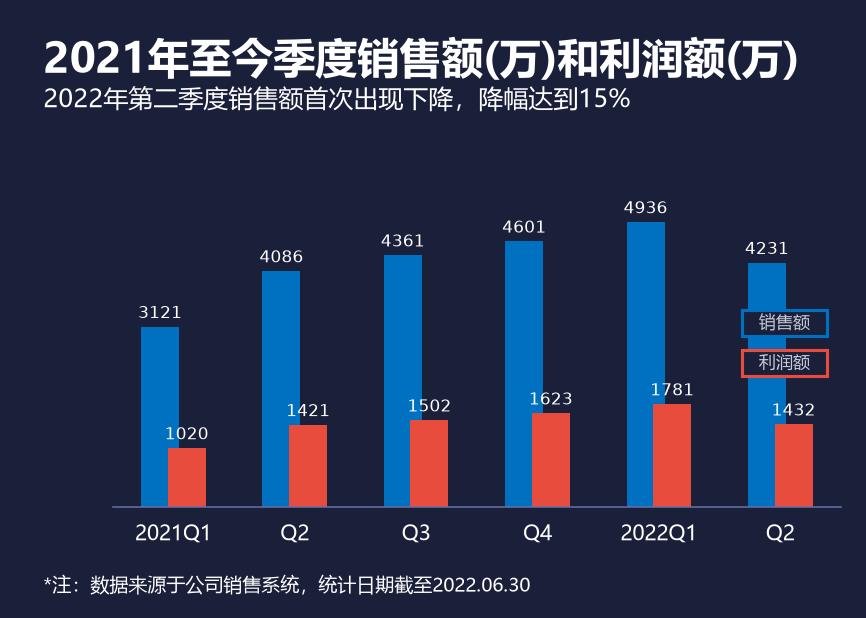

Recreate this plot in Python.
# -*- coding: utf-8 -*-
import matplotlib
matplotlib.use('Agg')
import matplotlib.pyplot as plt
from matplotlib.font_manager import FontProperties
from matplotlib.lines import Line2D
from matplotlib.patches import Patch, Rectangle
import numpy as np

# 字体定义
f_title  = FontProperties(family='Microsoft YaHei', size=20, weight='bold')
f_sub    = FontProperties(family='Microsoft YaHei', size=12, weight='normal')
f_xlabel = FontProperties(family='Microsoft YaHei', size=10)
f_ylabel = FontProperties(family='Calibri', size=10)
f_note   = FontProperties(family='Microsoft YaHei', size=9)
f_legend = FontProperties(family='Microsoft YaHei', size=10)

# 数据
quarters = ['2021Q1', 'Q2', 'Q3', 'Q4', '2022Q1', 'Q2']
sales    = [3121, 4086, 4361, 4601, 4936, 4231]
profit   = [1020, 1421, 1502, 1623, 1781, 1432]

# 尺寸 14.68cm x 10.47cm
fig_w = 14.68 / 2.54
fig_h = 10.47 / 2.54
fig, ax = plt.subplots(figsize=(fig_w, fig_h), dpi=150)

# 颜色
bg_color    = '#1A1F3A'
text_color  = '#FFFFFF'
grid_color  = '#6A71A8'
color_sales  = '#0070C0'   # 销售额 标准蓝
color_profit = '#E74C3C'   # 利润额 红色

fig.patch.set_facecolor(bg_color)
ax.set_facecolor(bg_color)

# 双系列柱状图：组间间隙 219%，同组蓝红重叠一小部分，红色盖住蓝色
bar_w = 1 / (1 + 2.19)          # 柱宽（使相邻同色柱间隙=219%）
offset = 0.35 * bar_w           # 同组蓝红偏移，重叠 30% 柱宽
x_pos = np.arange(len(quarters))

ax.bar(x_pos - offset, sales, width=bar_w, color=color_sales,
       edgecolor='none', zorder=3)
ax.bar(x_pos + offset, profit, width=bar_w, color=color_profit,
       edgecolor='none', zorder=4)

# 柱顶数值标签
for x, s, p in zip(x_pos, sales, profit):
    ax.text(x - offset, s + 80, f'{s}', ha='center', va='bottom',
            fontsize=8, color=text_color, zorder=8)
    ax.text(x + offset, p + 80, f'{p}', ha='center', va='bottom',
            fontsize=8, color=text_color, zorder=8)

# 横轴标签
ax.set_xticks(x_pos)
ax.set_xticklabels(quarters, fontproperties=f_xlabel, color=text_color)

# 纵轴设置
ax.set_ylim(0, 6000)
ax.set_yticks([])
ax.tick_params(axis='y', length=0, pad=6, labelleft=False)
ax.set_xlim(-0.5, len(quarters) - 0.5)

# y=0 实线横线
fig.lines.append(Line2D([0.13, 0.97], [0.18, 0.18],
                        transform=fig.transFigure, linestyle='-',
                        linewidth=0.8, color=grid_color, alpha=0.9, zorder=6))

# 轴线隐藏
ax.spines['top'].set_visible(False)
ax.spines['right'].set_visible(False)
ax.spines['left'].set_visible(False)
ax.spines['bottom'].set_visible(False)
ax.tick_params(axis='x', length=0, pad=8)

# 图例标注框：蓝框标注销售额（上），红框标注利润额（下）
# 位置在 Q2 柱子上方，框左端与 Q2 蓝柱左端对齐
label_color = '#C8CDD8'
f_box = FontProperties(family='Microsoft YaHei', size=8)
q2_idx = 5
box_x_left = q2_idx - offset - bar_w / 2 - 0.049
box_width = 0.70
box_height = 450
red_box_y = 2262
blue_box_y = 2962
ax.add_patch(Rectangle((box_x_left, blue_box_y), box_width, box_height,
                       facecolor=bg_color, edgecolor=color_sales,
                       linewidth=1.5, zorder=10))
ax.text(box_x_left + box_width / 2, blue_box_y + box_height / 2, '销售额',
        ha='center', va='center', fontproperties=f_box,
        color=label_color, zorder=11)
ax.add_patch(Rectangle((box_x_left, red_box_y), box_width, box_height,
                       facecolor=bg_color, edgecolor=color_profit,
                       linewidth=1.5, zorder=10))
ax.text(box_x_left + box_width / 2, red_box_y + box_height / 2, '利润额',
        ha='center', va='center', fontproperties=f_box,
        color=label_color, zorder=11)

# 主标题
fig.text(0.05, 0.94, '2021年至今季度销售额(万)和利润额(万)',
         ha='left', va='top', fontproperties=f_title, color=text_color)
# 副标题
fig.text(0.05, 0.86, '2022年第二季度销售额首次出现下降，降幅达到15%',
         ha='left', va='top', fontproperties=f_sub, color=text_color)

# 底部脚注
fig.text(0.05, 0.035, '*注：数据来源于公司销售系统，统计日期截至2022.06.30',
         ha='left', va='bottom', fontproperties=f_note, color=text_color)

plt.subplots_adjust(left=0.13, right=0.97, top=0.74, bottom=0.18)
plt.savefig('层叠.png', facecolor=bg_color, dpi=150)
print('saved 层叠.png')
